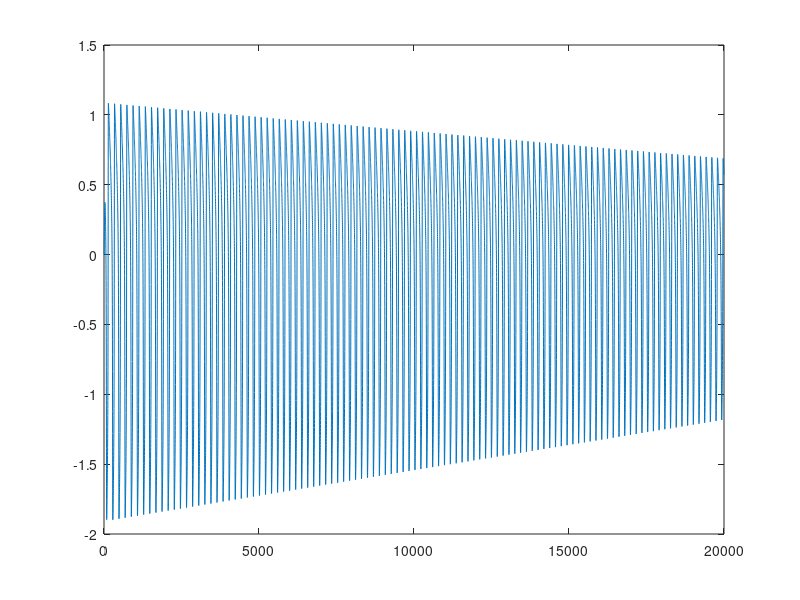

Here is the MATLAB script that generated this plot:
T = 2;
dt = 0.0001;

N = floor(T/dt);

p = zeros(1,N);
u = zeros(1,N);

c = 340;


for i = 2:N
    L = 1;
    t = i*dt;
    gamma = t/T*0.6 + (1-t/T)*0.8;
    zeta = .9;
    F1 = 2*c/L;
    f = c/4/L;
    w1 = 2*pi*f;
    Q1 = 10;
    Y1 = w1/Q1/F1;
    A = zeta*(3*gamma-1)/2/sqrt(gamma);
    B = -zeta*(3*gamma+1)/8/gamma^(3/2);
    C = -zeta*(gamma+1)/16/gamma^(5/2);
    F0 = zeta*(1-gamma)*sqrt(gamma);
    s1 = w1/2/Q1*(-1 + 1i * sqrt(4*Q1^2 - 1));
    C1 = F1 *(1+1i/sqrt(4*Q1^2 - 1));
    pr = 2*real(p(i-1));
    u(i) = F0 + A*pr + B*pr^2 + C*pr^3;
    p(i) = (p(i-1) + dt*C1*u(i))/(1 - dt*s1);
end

plot(real(p))

Fs = 1/dt;
soundsc(real(p), Fs)